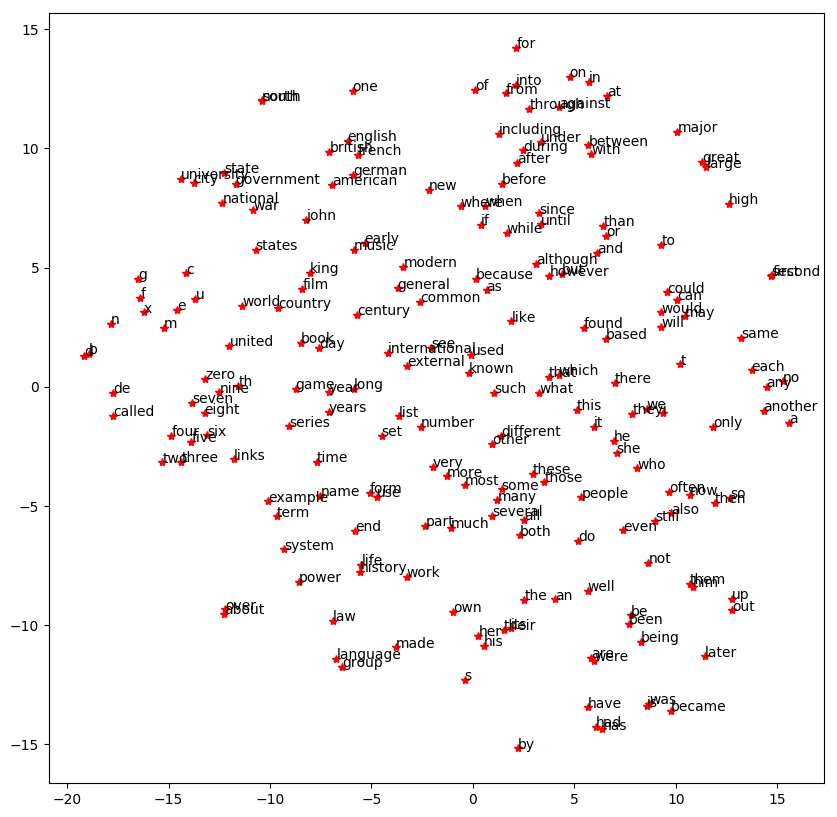

The Python source for this figure:
'''
    word2vec CBOW model based on tensorflow
'''

import tensorflow as tf
import numpy as np
import matplotlib.pylab as plt
import os, sys, zipfile, collections
from sklearn.manifold import TSNE
from word2vec_hp import FLAGS

os.environ["TF_CPP_MIN_LOG_LEVEL"] = "2"


class Lang():
    def __init__(self):
        text = self.read_data()
        word2ind = self.create_dict(text)
        len_text, text2ind = self.text2id(text, word2ind)
        self.make_data(len_text, text2ind)

    def read_data(self):
        with zipfile.ZipFile(FLAGS.corpus) as f:
            data = f.read(f.namelist()[0]).decode('utf-8').split()
        return data

    def create_dict(self, text):
        counter = collections.Counter(text)
        most_vocab = counter.most_common(FLAGS.vocab_size)

        word2ind = dict()
        word2ind['UNK'] = 0
        for i in range(FLAGS.vocab_size - 1):
            word2ind[most_vocab[i][0]] = i + 1

        self.ind2word = {v: k for k, v in word2ind.items()}

        return word2ind

    def text2id(self, text, word2ind):
        len_text = len(text)
        text2ind = [word2ind[text[i]] if text[i] in word2ind.keys() else 0 for i in range(len_text)]
        return len_text, text2ind

    def make_data(self, len_text, text2ind):
        self.x_train = np.array([[text2ind[i + k] for k in range(FLAGS.window_size)] +
                                 [text2ind[i + FLAGS.window_size + 1 + k] for k in range(FLAGS.window_size)]
                                 for i in range(0, len_text - 2 * FLAGS.window_size)])
        self.y_train = np.array([text2ind[i] for i in range(FLAGS.window_size, len_text - FLAGS.window_size)]).reshape(
            (-1, 1))


class CBOW():
    def __init__(self):
        self.build()

    def build(self):
        with tf.name_scope('Input'):
            self.train_inputs = tf.placeholder(tf.int32, [None, 2 * FLAGS.window_size], name='context')
            self.train_labels = tf.placeholder(tf.int32, [None, 1], name='word')
        with tf.name_scope('Embed'):
            embed_matrix = tf.Variable(tf.random_uniform([FLAGS.vocab_size, FLAGS.embed_size], -1.0, 1.0),
                                       name='embed_matrix')
            embed = tf.nn.embedding_lookup(embed_matrix, self.train_inputs, name='embed')
        with tf.name_scope('Mean'):
            kmean = tf.reduce_mean(embed, axis=1, name='average')
        with tf.name_scope('LossTrain'):
            nce_weights = tf.Variable(
                tf.truncated_normal([FLAGS.vocab_size, FLAGS.embed_size], stddev=1.0 / np.sqrt(FLAGS.embed_size)),
                name='weights')
            nce_biases = tf.Variable(tf.zeros([FLAGS.vocab_size]), name='biase')
            self.loss = tf.reduce_mean(tf.nn.nce_loss(weights=nce_weights, biases=nce_biases, labels=self.train_labels,
                                                      inputs=kmean, num_sampled=FLAGS.num_samples,
                                                      num_classes=FLAGS.vocab_size),
                                       name='loss')
            self.train_op = tf.train.GradientDescentOptimizer(learning_rate=FLAGS.lr).minimize(self.loss)

        with tf.name_scope('normalize'):
            norm = tf.sqrt(tf.reduce_sum(tf.square(embed_matrix), axis=1, keepdims=True), name='norm')
            self.norm_matrix = embed_matrix / norm

        writer = tf.summary.FileWriter(logdir='logs', graph=tf.get_default_graph())
        writer.flush()

    def train(self, x_train, y_train, ind2word):
        tsne = TSNE(perplexity=30, n_components=2, init='pca', n_iter=5000)

        m_samples = np.shape(x_train)[0]
        total_batch = m_samples // FLAGS.batch_size
        loss_ = []
        sess = tf.Session()
        sess.run(tf.global_variables_initializer())
        for epoch in range(1, FLAGS.epochs + 1):
            loss_epoch = 0.0
            for batch in range(total_batch):
                sys.stdout.write('\r>>Epoch %d/%d | %d/%d' % (epoch, FLAGS.epochs, batch + 1, total_batch))
                sys.stdout.flush()

                x_batch = x_train[batch * FLAGS.batch_size:(batch + 1) * FLAGS.batch_size]
                y_batch = y_train[batch * FLAGS.batch_size:(batch + 1) * FLAGS.batch_size]
                loss_batch, _ = sess.run([self.loss, self.train_op],
                                         feed_dict={self.train_inputs: x_batch, self.train_labels: y_batch})
                loss_epoch += loss_batch
            loss_.append(loss_epoch / total_batch)
            sys.stdout.write(' | Loss:%.9f\n' % loss_[-1])

            r = np.random.permutation(m_samples)
            x_train = x_train[r]
            y_train = y_train[r]

            final_matrix = sess.run(self.norm_matrix)[1:FLAGS.plot_total + 1]
            low_dim_matrix = tsne.fit_transform(final_matrix)

            fig = plt.figure(figsize=(10, 10))
            for i in range(FLAGS.plot_total):
                plt.plot(low_dim_matrix[i, 0], low_dim_matrix[i, 1], 'r*')
                plt.text(low_dim_matrix[i, 0], low_dim_matrix[i, 1], ind2word[i + 1])
            plt.savefig(FLAGS.cbow_save, bbox_inches='tight')
            plt.close(fig)

        fig = plt.figure(figsize=(10, 10))
        plt.plot(loss_)
        plt.savefig(FLAGS.loss_cbow_save, bbox_inches='tight')
        plt.close(fig)


def main(unused_argv):
    cbow = CBOW()
    lang = Lang()

    cbow.train(lang.x_train, lang.y_train, lang.ind2word)


if __name__ == '__main__':
    tf.app.run()
